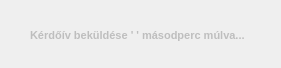
<?xml version="1.0" encoding="UTF-8"?>
<ui version="4.0">
 <class>MessageBox</class>
 <widget class="QWidget" name="MessageBox">
  <property name="geometry">
   <rect>
    <x>0</x>
    <y>0</y>
    <width>281</width>
    <height>68</height>
   </rect>
  </property>
  <property name="windowTitle">
   <string>Értesítés</string>
  </property>
  <property name="autoFillBackground">
   <bool>false</bool>
  </property>
  <widget class="QLabel" name="label">
   <property name="enabled">
    <bool>false</bool>
   </property>
   <property name="geometry">
    <rect>
     <x>30</x>
     <y>20</y>
     <width>231</width>
     <height>31</height>
    </rect>
   </property>
   <property name="font">
    <font>
     <pointsize>8</pointsize>
     <weight>75</weight>
     <bold>true</bold>
    </font>
   </property>
   <property name="text">
    <string>Kérdőív beküldése ' ' másodperc múlva...</string>
   </property>
  </widget>
 </widget>
 <resources/>
 <connections/>
</ui>
